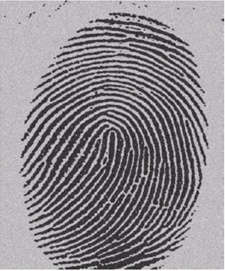
#> input picture Code/Images/fingerprint.jpg, 225 x 271 px
$ jupyter execute histogram.ipynb
#> lines starting #> are read from the running program, lines starting #| are printed output that depends on the picture
[cell 1]
import numpy as np
import matplotlib.pyplot as plt
from PIL import Image
import cv2

[cell 2]
def histogram(img):
    hist = np.zeros(256)
    for i in range(img.shape[0]):
        for j in range(img.shape[1]):
            hist[img[i,j]] += 1
    return hist

[cell 3]
# load an image into a matrix
path = "../Images/fingerprint.jpg"
img = cv2.imread(path, 0)
#> img: shape (271, 225); min 9, max 255, mean 139.2

# resize the image to 200x200
img = cv2.resize(img, (200, 200))
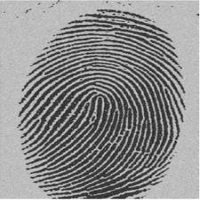
#> img: shape (200, 200); min 22, max 254, mean 139.2
print(img)
#> (printed output is left out)

# display the image
plt.imshow(img, cmap='gray', vmin=0, vmax=255)
plt.show()

[cell 4]
hist = histogram(img)
#> hist = 256 values, max 1619 at index 188, min 0 at index 0, mean 156.2

# plot hist in bar chart
plt.bar(np.arange(256), hist, width=1)
plt.show()
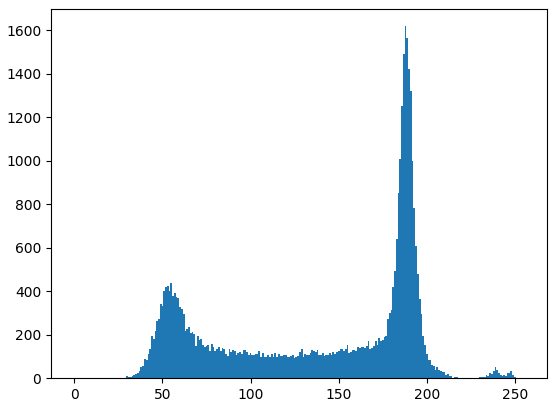
#> figure drawn by matplotlib, 1 panel; tallest bar 1619 high, from x = 187.5 to 188.5

$ run again, with Code/Images/noisy_image.jpg copied over Code/Images/fingerprint.jpg
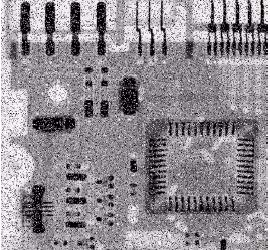
#> input picture Code/Images/noisy_image.jpg, 270 x 250 px
#> `img = cv2.resize(img, (200, 200))`:
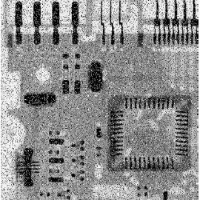
#> img: shape (200, 200); min 0, max 255, mean 141.6
#> (printed output is left out)
#> `hist = histogram(img)`: hist = 256 values, max 442 at index 152, min 20 at index 255, mean 156.2
#> `plt.show()`:
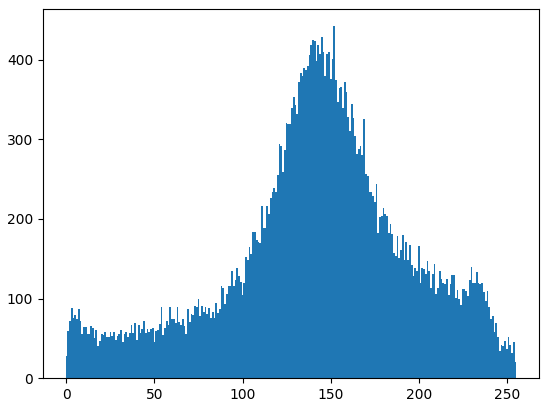
#> figure drawn by matplotlib, 1 panel; tallest bar 442 high, from x = 151.5 to 152.5
